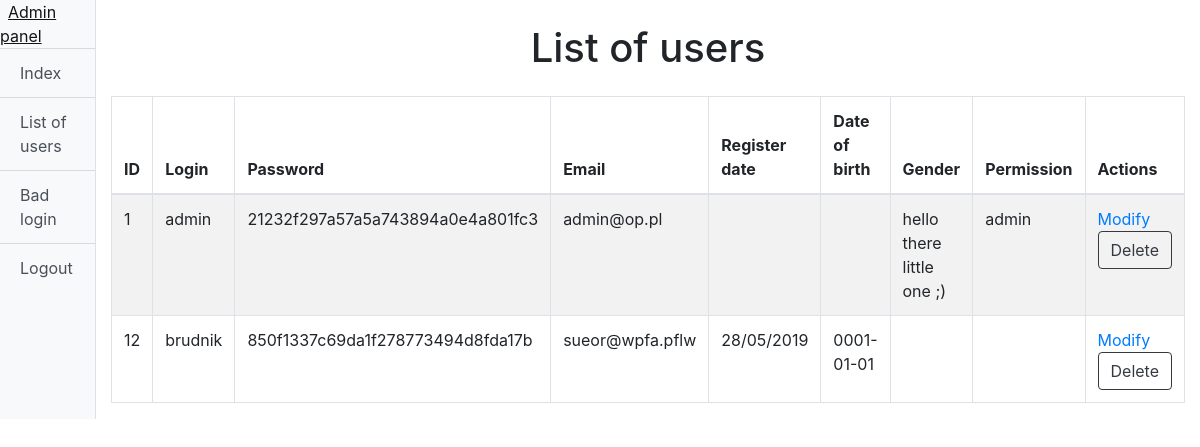
The page /adminPanel.php?action=users (signed in) on the database its author committed.
### tables this page shows
CREATE TABLE "users" (
	`ID`	INTEGER NOT NULL PRIMARY KEY AUTOINCREMENT,
	`login`	TEXT NOT NULL,
	`passwd`	TEXT NOT NULL,
	`email`	TEXT NOT NULL,
	`registerDate`	TEXT NOT NULL,
	`dateOfBirth`	TEXT,
	`gender`	TEXT,
	`perm`	INTEGER
);

### usersList.php (the view, shortened to what this page needs)
<?php
  if (isset($_SESSION["id"])) {
    $id = $_SESSION["id"];
    try {
      $db = new PDO("sqlite:database.sqlite");
    } catch (PDOException $e) {
      echo "Error!".$e->getMessage();
    }
      $query = "SELECT * FROM users WHERE ID = $id AND perm = 'admin'";
      $result = $db->query($query);
      if (!$result) {
        header("Location: index.php");
      } else {
        $rows = $result->fetch();
        if ($rows) {
?>
<div class="container-fluid mt-4">
  <h1 class="text-center">List of users</h1>
  <table class="table-striped table table-bordered mt-4">
    <thead>
      <tr>
        <th>ID</th>
        <th>Login</th>
        <th>Password</th>
        <th>Email</th>
        <th>Register date</th>
        <th>Date of birth</th>
        <th>Gender</th>
        <th>Permission</th>
        <th>Actions</th>
      </tr>
    </thead>
    <tbody>
      <?php
        try {
          $conn = new PDO("sqlite:database.sqlite");
          $sql = "SELECT * FROM users";
          $result = $conn->query($sql);
          if (!$result) {
            echo "<SCRIPT type='text/javascript'>
            alert('Error!!!');
              window.location.replace(\"adminPanel.php\");
            </SCRIPT>";
          } else {
            foreach ($result as $value) {
              echo "<tr>";
              echo "<td>".$value["ID"]."</td>";
              echo "<td>".$value["login"]."</td>";
              echo "<td>".md5($value["passwd"])."</td>";
              echo "<td>".$value["email"]."</td>";
              echo "<td>".$value["registerDate"]."</td>";
              echo "<td>".$value["dateOfBirth"]."</td>";
              echo "<td>".$value["gender"]."</td>";
              echo "<td>".$value["perm"]."</td>";
              echo "<td><a href='editUser.php?id=".$value["ID"]."'>Modify</a> <br>
               ";?><a class='btn btn-outline-dark' href='delUser.php' data-toggle='modal' data-target='#deleteModal'>Delete</a><?php
              echo "</tr>";
            }
          }
        } catch (PDOException $e) {
          echo "Error!".$e->getMessage();
        }
      ?>
    </tbody>
  </table>
</div>
<?php
} else {
  header("Location: index.php");
}
  }
} else {
  header("Location: index.php");
}
?>

### rows shown on the page
users: ID "1", login "admin", passwd "21232f297a57a5a743894a0e4a801fc3", email "admin@op.pl", gender "hello there little one ;)", perm "admin"
users: ID "12", login "brudnik", passwd "850f1337c69da1f278773494d8fda17b", email "sueor@wpfa.pflw", registerDate "28/05/2019", dateOfBirth "0001-01-01"
